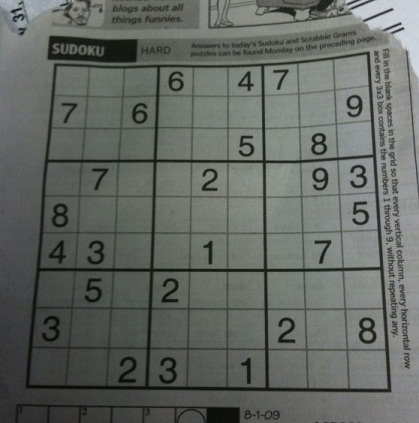
#> input picture sudoku-original.jpg, 419 x 423 px
$ python -i detection_utils.py   (imports and definitions only)
#> lines starting #> are read from the running program, lines starting #| are printed output that depends on the picture; after the words box and inside, x2 and y2 are one past the last pixel; in counts of white or black regions, pixels touching at a corner belong together
### sudokupy/utils.py
import math
import os
from os.path import dirname
from typing import Tuple

import cv2 as cv
import numpy as np
import torch
from skimage.filters import threshold_sauvola
from torch.nn import functional as F

import config


def get_project_root():
    project_dir = dirname(dirname(__file__))
    return project_dir


# [15 lines left out: functions read_ground_truth, squared_p2p_dist, not called in this run]


def p2p_dist(p1, p2):
    return math.sqrt(squared_p2p_dist(p1, p2))


# [22 lines left out: functions gaussian2d, compute_gradients, not called in this run]


# Matrices to rotate 2D coordinates
CCW90 = np.array([[0, -1], [1, 0]])
CCW180 = np.array([[-1, 0], [0, -1]])
CCW270 = np.array([[0, 1], [-1, 0]])


# [5 lines left out: function vec_angle, not called in this run]


def oriented_angle(x1, y1, x2, y2):
    dot = x1 * x2 + y1 * y2
    det = x1 * y2 - y1 * x2
    angle = math.atan2(det, dot)
    return angle


# [58 lines left out: functions rot, rot_cw, rotation_correction, not called in this run]


def normalize_rect_orientation(rect):
    assert rect.shape[0] == 4 and rect.shape[1] == 2

    # Ordering the indices by x and y coordinates, then taking the lower 2 values each
    lower_xy = np.concatenate([np.argsort(rect[:, 0])[:2], np.argsort(rect[:, 1])[:2]], axis=0)

    # Find the value which appears two times, i.e. being in the lower 2 values for x and y direction. There can only be
    # one, unless the rect is malformed (e.g. all points are the same) or at an angle of exactly 45deg. In the latter
    # case it is impossible to determine the correct orientation, thus an arbitrary choice is made.
    ul_idx = np.bincount(lower_xy).argmax()

    # Shift the coordinates to the correct position, such that the upper left corner is the first coordinate
    rect = np.roll(rect, shift=-ul_idx, axis=0)

    # oriented angle to e1
    angle = oriented_angle(rect[1, 0] - rect[0, 0], rect[1, 1] - rect[0, 1], 1, 0) / np.pi * 180
    # if the angle between the first rect side and the x axis is not between -45 and 45 the rectangle points are the
    # wrong way around. Flipping the coordinate order and shifting by 1 to bring the first coordinate back to pos 0
    # fixes the problem.
    if not (-45.0 <= angle <= 45.0):
        rect = np.roll(rect[::-1, :], shift=1, axis=0)

    return rect


# [18 lines left out: function adaptiveThresh, not called in this run]


def thresh_savoula(image, window_size=15, k=0.2):
    threshold = threshold_sauvola(image, window_size=window_size, k=k)
    image = (image < threshold).astype(np.uint8) * 255
    return image


# [15 lines left out: functions show, save_cell_patch, not called in this run]

### sudokupy/detection_utils.py
import math
from typing import Optional

import numpy as np
import cv2 as cv
import torch
from torch.nn import functional as F

from utils import normalize_rect_orientation, squared_p2p_dist, p2p_dist, thresh_savoula, show
from scipy.spatial import distance


# [81 lines left out: functions in_resize, detect_sudoku, locate_sudoku_contour, not called in this run]


def approx_quad(points, normalize_orientation=True):
    """
    Approximates a contour or points with four corner points.

    :param points: points of the shape [N,1,2]
    :param normalize_orientation: True to normalize the orientation, i.e. first point is upper left, CW order.
    :return: quad corner points of shape [4, 2]
    """

    # epsilon = 0.1 * cv.arcLength(points, closed=True)
    # points = cv.approxPolyDP(points, epsilon, closed=True)

    if points.ndim == 3:
        assert points.shape[1] == 1
        points = points.reshape(-1, 2)

    n = points.shape[0]

    # compute all pairwise distances between the points.
    distances = distance.cdist(points, points)

    # Points farthest apart in the contour
    pos = distances.argmax()
    p1 = pos // n
    p2 = pos % n

    # Point farthest from p1 and p2
    dist_sum = distances[p1, :] + distances[p2, :]
    p3 = np.argmax(dist_sum)

    # Point farthest from p1, p2 and p3
    p4 = np.argmax(dist_sum + distances[p3, :])

    # Sort point indices to retain contour shape and build new point list
    new_points = np.array([points[i] for i in sorted({p1, p2, p3, p4})])

    if new_points.shape[0] == 4:
        points = new_points
    else:
        print('Could not approximate contour shape with quad.')
        points = cv.minAreaRect(points)
        points = cv.boxPoints(points)
        points = np.array(points)

    points = points.reshape(4, 2).astype(np.int32)

    if normalize_orientation:
        points = normalize_rect_orientation(points)

    return points


def unwarp_patch(image, poly_coords, out_size=(1024, 1024), return_grid=False):
    h, w, _ = image.shape
    img_tensor = torch.from_numpy(image).permute(2, 0, 1).unsqueeze(0).float()

    grid = torch.tensor(poly_coords).float().view(4, 2)

    # Swap the last two coordinates to obtain a valid grid when reshaping
    grid = grid[[0, 1, 3, 2]]

    # Transform coordinates to range [-1, 1]
    grid[:, 0] /= w
    grid[:, 1] /= h
    grid -= 0.5
    grid *= 2.0

    # Interpolate grid to full output size
    grid = grid.view(1, 2, 2, 2).permute(0, 3, 1, 2)  # order as [1, 2, H, W]
    grid = F.interpolate(grid, out_size, mode='bilinear', align_corners=True)

    # compute interpolated output image
    grid = grid.permute(0, 2, 3, 1)  # Order as [1, H, W, 2]
    aligned_img = F.grid_sample(img_tensor, grid, mode='bilinear', align_corners=False)

    # back to numpy uint8
    interp_img = aligned_img.squeeze(0).permute(1, 2, 0).to(dtype=torch.uint8).numpy()

    if return_grid:
        grid /= 2.0
        grid += 0.5
        grid[:, :, :, 0] *= w
        grid[:, :, :, 1] *= h

        return interp_img, grid.numpy()

    return interp_img


# [19 lines left out: function pad_contour, not called in this run]


def extract_cells(image):
    sudoku = binarize_sudoku(image)

    contours, hierarchy = cv.findContours(sudoku, cv.RETR_CCOMP, cv.CHAIN_APPROX_SIMPLE)

    def has_cell_size(box):
        area = cv.contourArea(box)
        return 80 * 80 <= area <= 120 * 120

    boxes = list(map(approx_quad, contours))
    cells = [(box.mean(axis=0), box) for box in filter(lambda box: has_cell_size(box), boxes)]

    cell_to_node = compute_cell2node_mapping_fast(cells)

    # [15 lines of commented-out code are left out]

    pad = 3
    patch_size = 64
    padded_size = (patch_size + 2 * pad, patch_size + 2 * pad)

    cell_coords = np.zeros((81, 4, 2))
    cell_patches = np.zeros((81, patch_size, patch_size, 3), dtype=np.uint8)
    for i in range(81):
        node_idx = cell_to_node.flatten()[i]
        if node_idx < 0:
            cell_coords[i, :, :] = -1
            continue

        coordinates = cells[node_idx][1]

        padded_cell_patch = unwarp_patch(image, coordinates, out_size=padded_size)

        cell_coords[i, :, :] = coordinates
        cell_patches[i, :, :, :] = padded_cell_patch[pad:pad + patch_size, pad:pad + patch_size]

    return cell_patches, cell_coords


def compute_cell2node_mapping_fast(cells):
    step = 1024 / 9
    mapping = -np.ones((9, 9), dtype=np.int32)
    for cell_index, cell in enumerate(cells):
        cx, cy = cell[0]

        i = int(cx / step)
        j = int(cy / step)

        if not (0 <= i < 1024) or not (0 <= j < 1024):
            print(f'Position cannot be mapped. Out of range: ({i},{j})')

        if mapping[j][i] < 0:
            mapping[j][i] = cell_index
        else:
            print(f'Cell at ({i},{j}) already occupied by {mapping[j][i]}')

    return mapping


# [86 lines left out: function compute_cell2node_mapping, not called in this run]


def binarize_sudoku(image):
    sudoku = cv.cvtColor(image, cv.COLOR_BGR2GRAY)
    # [10 lines of commented-out code are left out]

    sudoku = cv.GaussianBlur(sudoku, (5, 5), 0)
    # show(sudoku, name='Blurred', no_wait=True)

    thresh = 'sav'
    if thresh == 'adaptive':
        sudoku = cv.adaptiveThreshold(sudoku, 255, cv.ADAPTIVE_THRESH_MEAN_C, cv.THRESH_BINARY_INV, 51, C=2)
    elif thresh == 'sav':
        sudoku = thresh_savoula(sudoku, window_size=51)
    else:
        kernel = cv.getStructuringElement(cv.MORPH_ELLIPSE, ksize=(21, 21))
        closing = cv.morphologyEx(sudoku, cv.MORPH_CLOSE, kernel)
        # show(closing, name='Closing', no_wait=True)

        sudoku = (sudoku / closing * 255).astype(np.uint8)
        # show(sudoku, name='GrayNorm', no_wait=True)

        threshold, _ = cv.threshold(sudoku, 0, 255, cv.THRESH_BINARY_INV + cv.THRESH_OTSU)

        # [11 lines of commented-out code are left out]

    kernel = cv.getStructuringElement(cv.MORPH_ELLIPSE, ksize=(5, 5))
    sudoku = cv.dilate(sudoku, kernel)
    # show(sudoku, name='Binarized+dilated', no_wait=True)

    sudoku = cv.medianBlur(sudoku, 7)
    # [7 lines of commented-out code are left out]

    return sudoku

>>> import cv2
>>> picture = cv2.imread('../sudoku-original.jpg')
#> picture is the input picture: shape (423, 419, 3); mean B, G, R 98.9, 103.6, 99.4
>>> result = extract_cells(picture)
#> in thresh_savoula, `threshold = threshold_sauvola(image, window_size=window_size, k=k)`:
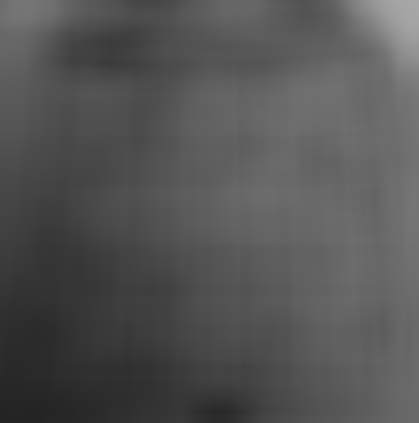
#> threshold: shape (423, 419) float64; min 35.85, max 167.4, mean 84.5
#> in thresh_savoula, `image = (image < threshold).astype(np.uint8) * 255`:
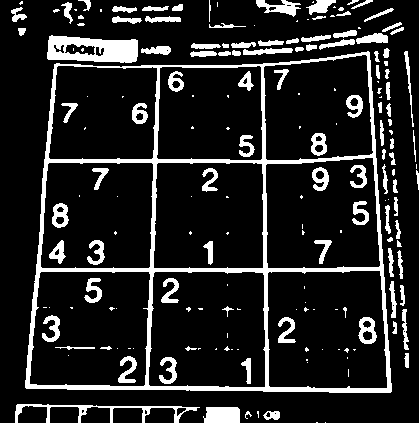
#> image: shape (423, 419); 14.3% white; 187 white regions (85 under 20 px), largest, box (x1, y1, x2, y2) and area: (25, 51, 392, 393) 10396, (47, 35, 138, 63) 1761, (15, 404, 200, 423) 799
#> in binarize_sudoku, `sudoku = cv.medianBlur(sudoku, 7)`:
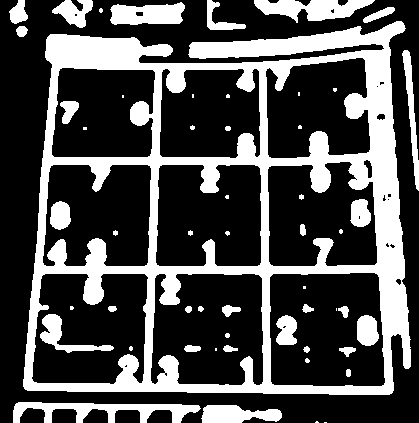
#> sudoku: shape (423, 419); 30.2% white; 54 white regions (20 under 20 px)
#> in extract_cells, `contours, hierarchy = cv.findContours(sudoku, cv.RETR_CCOMP, cv.CHAIN_..`: contours = 81 contours, 40 with area under 20; largest, box (x1, y1, x2, y2) and area: (23, 21, 411, 395) 125763, (269, 272, 386, 387) 12638, (31, 273, 149, 385) 10998, (150, 273, 264, 386) 10978, (155, 164, 262, 267) 9912
#> in approx_quad, `points = points.reshape(-1, 2)`: points = [[324, 422], [326, 422]]
#> in approx_quad, `distances = distance.cdist(points, points)`: distances = [[0, 2], [2, 0]]
#> in approx_quad, `pos = distances.argmax()`: pos = 1
#> in approx_quad, `p1 = pos // n`: p1 = 0
#> in approx_quad, `p2 = pos % n`: p2 = 1
#> in approx_quad, `dist_sum = distances[p1, :] + distances[p2, :]`: dist_sum = [2, 2]
#> in approx_quad, `p3 = np.argmax(dist_sum)`: p3 = 0
#> in approx_quad, `p4 = np.argmax(dist_sum + distances[p3, :])`: p4 = 1
#> in approx_quad, `new_points = np.array([points[i] for i in sorted({p1, p2, p3, p4})])`: new_points = [[324, 422], [326, 422]]
#> in approx_quad, `points = cv.minAreaRect(points)`: points = ((325, 422), (0, 2), -90)
#> in approx_quad, `points = cv.boxPoints(points)`: points = [[326, 422], [324, 422], [324, 422], [326, 422]]
#> in normalize_rect_orientation, `lower_xy = np.concatenate([np.argsort(rect[:, 0])[:2], np.argsort(rect..`: lower_xy = [1, 2, 0, 1]
#> in normalize_rect_orientation, `ul_idx = np.bincount(lower_xy).argmax()`: ul_idx = 1
#> in normalize_rect_orientation, `rect = np.roll(rect, shift=-ul_idx, axis=0)`: rect = [[324, 422], [324, 422], [326, 422], [326, 422]]
#> in oriented_angle, `dot = x1 * x2 + y1 * y2`: dot = 0
#> in approx_quad, `points = normalize_rect_orientation(points)`: points = [[324, 422], [324, 422], [326, 422], [326, 422]]
#> call 4 of approx_quad, with points = array of shape (105, 1, 2), normalize_orientation = True
#> in approx_quad (call 4), `points = points.reshape(-1, 2)`: points = 105 pairs, first value 13 to 200, second value 402 to 422
#> in approx_quad (call 4), `distances = distance.cdist(points, points)`:
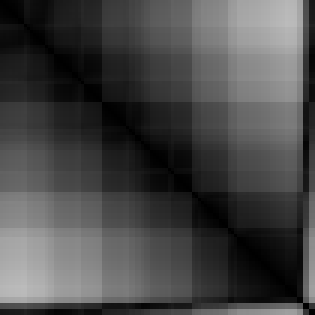
#> distances: shape (105, 105) float64 (shown 3 times larger); min 0, max 187.5, mean 71.1
#> in approx_quad (call 4), `pos = distances.argmax()`: pos = 935
#> in approx_quad (call 4), `p1 = pos // n`: p1 = 8
#> in approx_quad (call 4), `p2 = pos % n`: p2 = 95
#> in approx_quad (call 4), `dist_sum = distances[p1, :] + distances[p2, :]`: dist_sum = 105 values, max 203.3 at index 2, min 187.5 at index 8, mean 189.6
#> in approx_quad (call 4), `p3 = np.argmax(dist_sum)`: p3 = 2
#> in approx_quad (call 4), `p4 = np.argmax(dist_sum + distances[p3, :])`: p4 = 97
#> in approx_quad (call 4), `new_points = np.array([points[i] for i in sorted({p1, p2, p3, p4})])`: new_points = [[16, 403], [13, 422], [200, 408], [199, 406]]
#> in approx_quad (call 4), `points = normalize_rect_orientation(points)`: points = [[16, 403], [199, 406], [200, 408], [13, 422]]
#> in approx_quad (call 8), `points = points.reshape(-1, 2)`: points = 21 rows, first 8: [344, 347], [343, 348], [339, 348], [339, 350], [340, 350], [341, 351], [343, 351], [344, 352]
#> in approx_quad (call 9), `points = points.reshape(-1, 2)`: points = 13 rows, first 8: [306, 346], [305, 347], [304, 347], [304, 348], [303, 349], [304, 350], [304, 351], [305, 351]
#> in approx_quad (call 11), `points = points.reshape(-1, 2)`: points = 17 rows, first 8: [226, 345], [225, 346], [224, 346], [224, 347], [223, 348], [223, 349], [225, 351], [231, 351]
#> in approx_quad (call 12), `points = points.reshape(-1, 2)`: points = 15 rows, first 8: [187, 345], [186, 346], [185, 346], [185, 347], [184, 348], [184, 349], [186, 351], [196, 351]
#> in approx_quad (call 17), `points = points.reshape(-1, 2)`: points = 79 pairs, first value 40 to 113, second value 314 to 352
#> in approx_quad (call 17), `distances = distance.cdist(points, points)`:
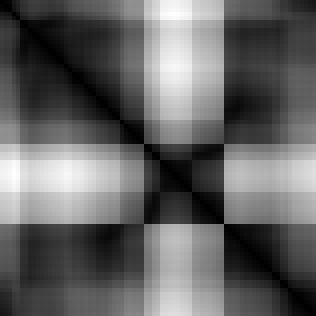
#> distances: shape (79, 79) float64 (shown 4 times larger); min 0, max 76.69, mean 30; drawn with min black and max white
#> in approx_quad (call 17), `pos = distances.argmax()`: pos = 280
#> in approx_quad (call 17), `p1 = pos // n`: p1 = 3
#> in approx_quad (call 17), `p2 = pos % n`: p2 = 43
#> in approx_quad (call 17), `dist_sum = distances[p1, :] + distances[p2, :]`: dist_sum = 79 values, max 92.45 at index 19, min 76.69 at index 3, mean 82.08
#> in approx_quad (call 17), `p3 = np.argmax(dist_sum)`: p3 = 19
#> in approx_quad (call 17), `p4 = np.argmax(dist_sum + distances[p3, :])`: p4 = 44
#> in approx_quad (call 17), `new_points = np.array([points[i] for i in sorted({p1, p2, p3, p4})])`: new_points = [[42, 319], [42, 340], [113, 348], [113, 347]]
#> in approx_quad (call 17), `points = normalize_rect_orientation(points)`: points = [[42, 319], [113, 347], [113, 348], [42, 340]]
#> in approx_quad (call 19), `points = points.reshape(-1, 2)`: points = 20 rows, first 8: [343, 306], [342, 307], [341, 307], [340, 308], [338, 308], [338, 310], [340, 310], [342, 312]
#> in approx_quad (call 24), `points = points.reshape(-1, 2)`: points = 21 rows, first 8: [226, 305], [225, 306], [224, 306], [223, 307], [222, 307], [222, 311], [225, 314], [225, 315]
#> in approx_quad (call 25), `points = points.reshape(-1, 2)`: points = 19 rows, first 8: [304, 304], [304, 305], [303, 306], [303, 308], [302, 309], [303, 310], [303, 311], [304, 311]
#> in approx_quad (call 32), `points = points.reshape(-1, 2)`: points = 37 pairs, first value 50 to 70, second value 201 to 229
#> in approx_quad (call 32), `distances = distance.cdist(points, points)`:
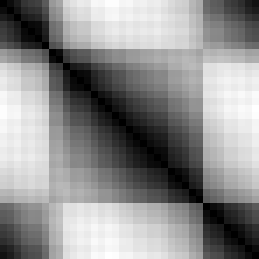
#> distances: shape (37, 37) float64 (shown 7 times larger); min 0, max 28.16, mean 15.7; drawn with min black and max white
#> in approx_quad (call 32), `pos = distances.argmax()`: pos = 591
#> in approx_quad (call 32), `p1 = pos // n`: p1 = 15
#> in approx_quad (call 32), `p2 = pos % n`: p2 = 36
#> in approx_quad (call 32), `dist_sum = distances[p1, :] + distances[p2, :]`: dist_sum = 37 values, max 36.35 at index 26, min 28.16 at index 15, mean 32.66
#> in approx_quad (call 32), `p3 = np.argmax(dist_sum)`: p3 = 26
#> in approx_quad (call 32), `p4 = np.argmax(dist_sum + distances[p3, :])`: p4 = 6
#> in approx_quad (call 32), `new_points = np.array([points[i] for i in sorted({p1, p2, p3, p4})])`: new_points = [[51, 207], [58, 229], [70, 221], [61, 201]]
#> in approx_quad (call 32), `points = normalize_rect_orientation(points)`: points = [[51, 207], [61, 201], [70, 221], [58, 229]]
#> in approx_quad (call 33), `points = points.reshape(-1, 2)`: points = 33 pairs, first value 350 to 370, second value 199 to 226
#> in approx_quad (call 33), `distances = distance.cdist(points, points)`:
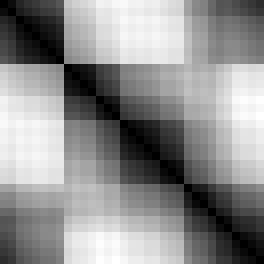
#> distances: shape (33, 33) float64 (shown 8 times larger); min 0, max 27.89, mean 15.6; drawn with min black and max white
#> in approx_quad (call 33), `pos = distances.argmax()`: pos = 494
#> in approx_quad (call 33), `p1 = pos // n`: p1 = 14
#> in approx_quad (call 33), `p2 = pos % n`: p2 = 32
#> in approx_quad (call 33), `dist_sum = distances[p1, :] + distances[p2, :]`: dist_sum = 33 values, max 36.88 at index 5, min 27.89 at index 14, mean 32.79
#> in approx_quad (call 33), `p3 = np.argmax(dist_sum)`: p3 = 5
#> in approx_quad (call 33), `p4 = np.argmax(dist_sum + distances[p3, :])`: p4 = 20
#> in approx_quad (call 33), `new_points = np.array([points[i] for i in sorted({p1, p2, p3, p4})])`: new_points = [[352, 202], [357, 226], [369, 222], [364, 199]]
#> in approx_quad (call 33), `points = normalize_rect_orientation(points)`: points = [[352, 202], [364, 199], [369, 222], [357, 226]]
#> in extract_cells, `boxes = list(map(approx_quad, contours))`: boxes = 81 items
#> in extract_cells, `cells = [(box.mean(axis=0), box) for box in filter(lambda box: has_cel..`: cells = 9 items
#> the loop in compute_cell2node_mapping_fast, `for cell_index, cell in enumerate(cells):` made 9 passes
#> (cx, cy, i, j) on passes 1 to 8: (207.8, 329.5, 1, 2), (91, 328.5, 0, 2), (325.2, 329.5, 2, 2), (208.8, 215.5, 1, 1), (97.5, 215, 0, 1), (322.2, 219, 2, 1), (209.5, 112.8, 1, 0), (103.8, 112.5, 0, 0)
#> the loop in extract_cells, `for i in range(81):` made 1 pass
#> (node_idx, coordinates) on pass 1: (7, [[60, 68], [155, 72], [149, 156], [51, 154]])
#> (the run stopped early here; a loop or call above may not have finished)
